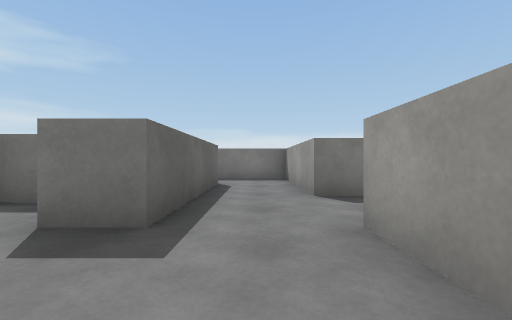
view 1 (above)

24 first-person views from a walk through a scene from a Unity 3-D project. The camera is 0.62 m above the floor, looks level and sees 90° across. The floor is counted in squares, 1 m on a side. Each view is taken from the middle of a square. On the plan, view 1 faces up. The plan holds only what a view shows up to about 9 squares ahead; the rest is blank. Surface patterns are stand-ins for the level's own textures.

view 2
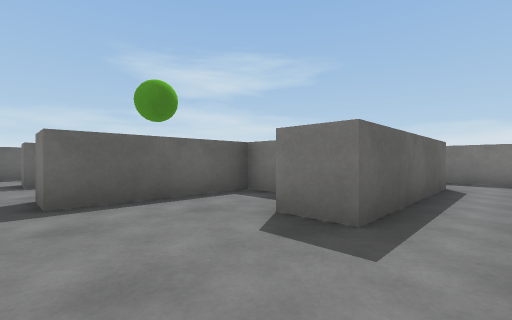

view 3
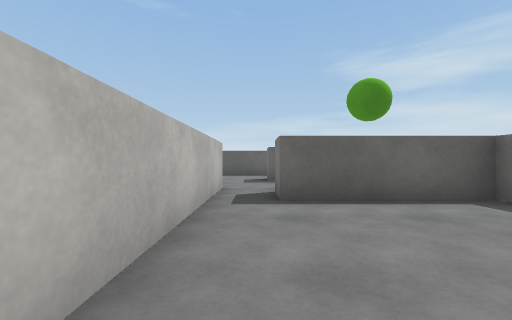

view 4
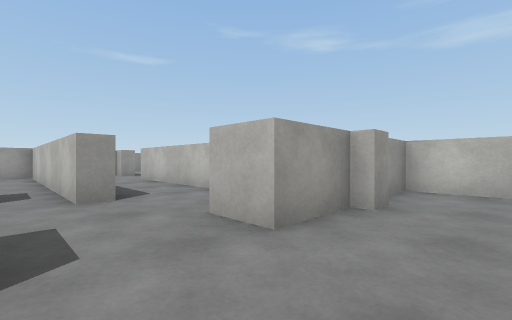

view 5
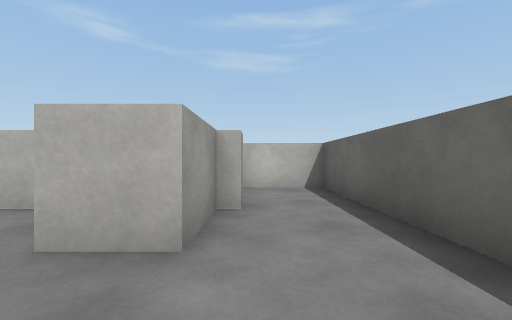

view 6
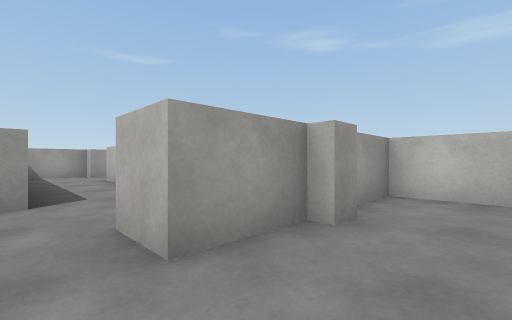

view 7
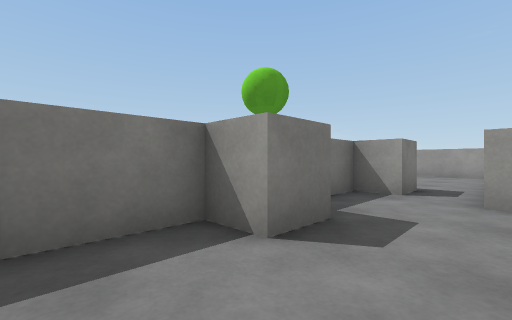

view 8
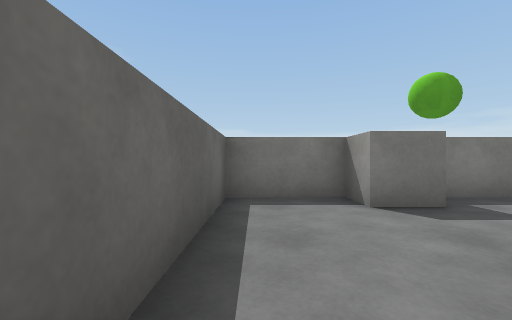

view 9
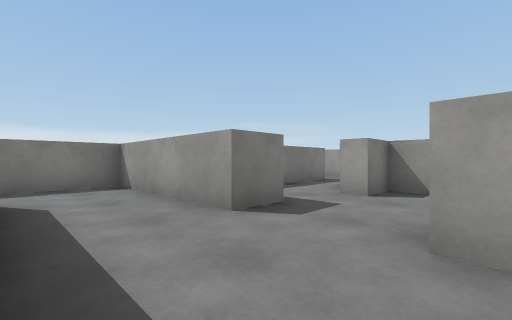

view 10
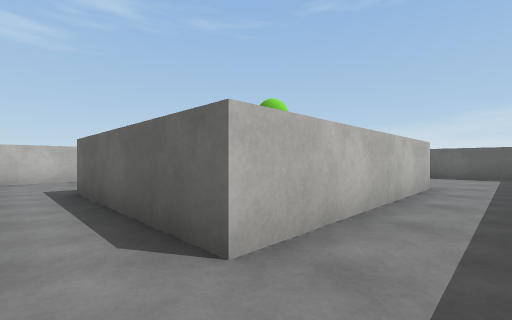

view 11
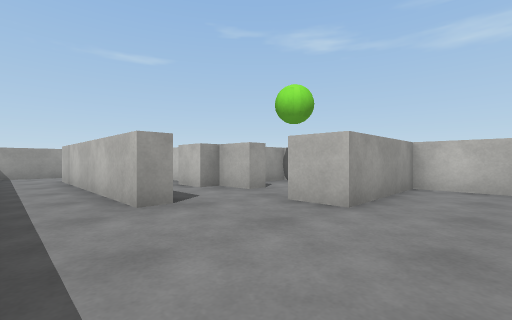

view 12
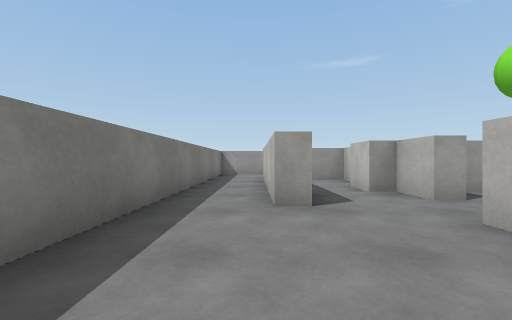

view 13
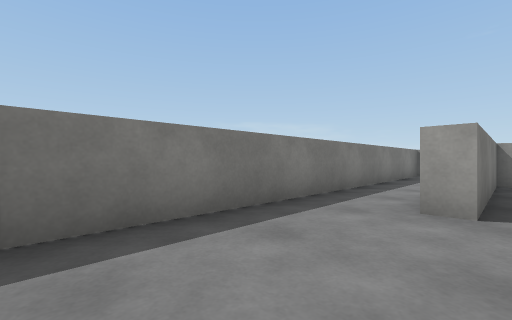

view 14
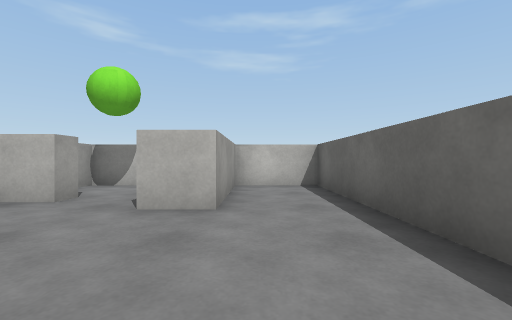

view 15
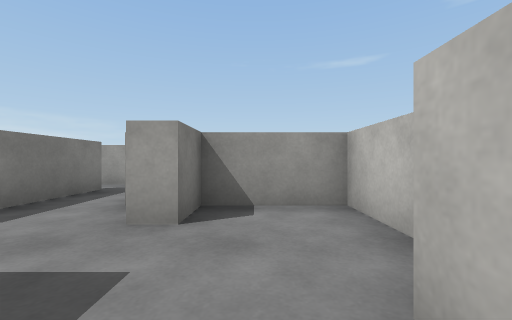

view 16
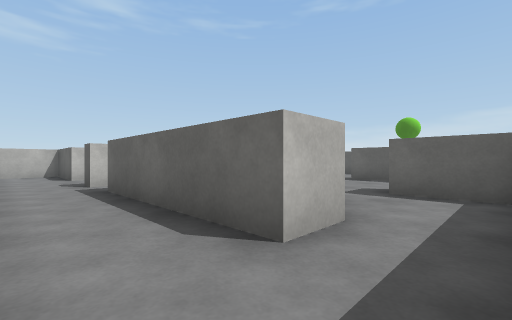

view 17
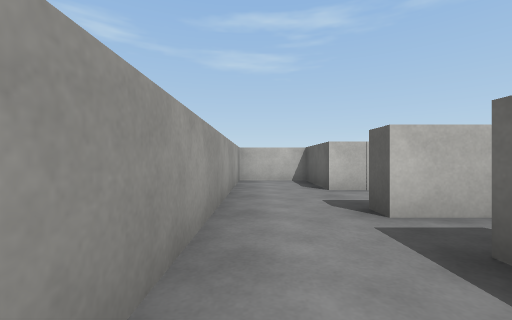

view 18
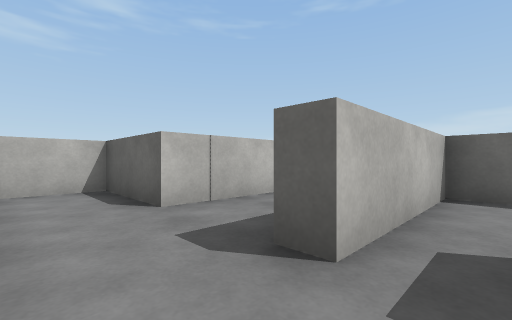

view 19
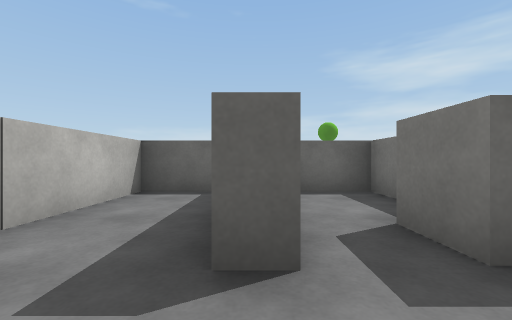

view 20
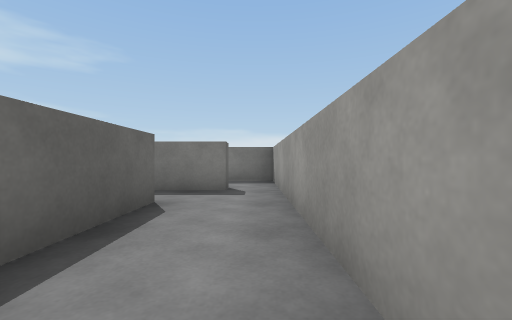

view 21
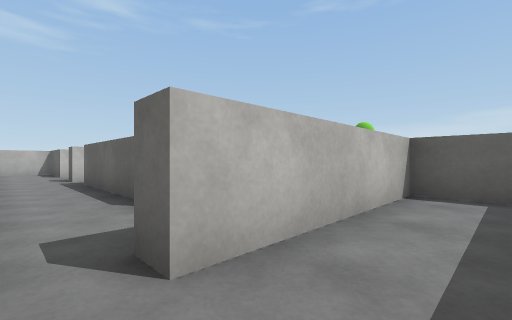

view 22
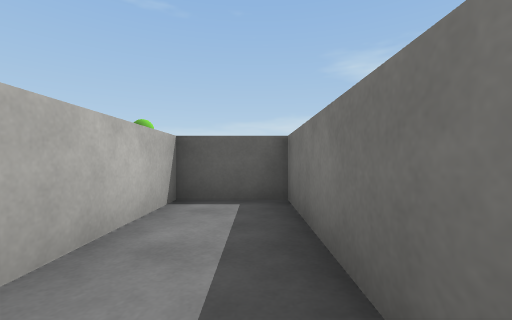

view 23
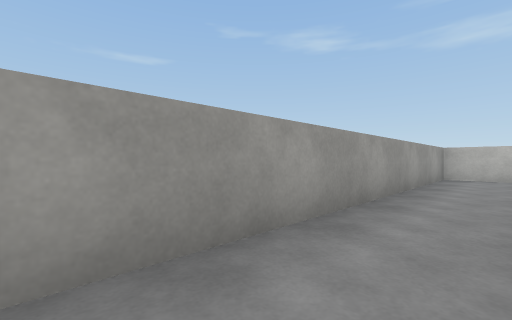

view 24
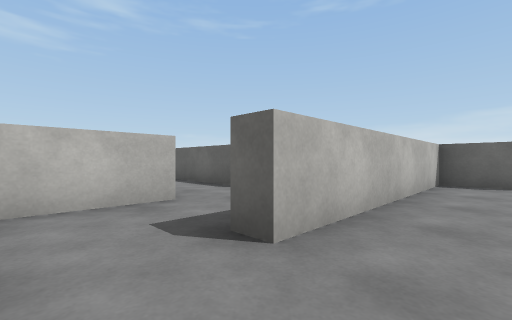

### Floor plan
Points are (right, up) in squares from view 1. A wall is a line through its corners. A room is listed if a view was taken in it or the views show most of it. See-through windows are left out.
Room 1 (views 1, 2, 3, 9)
walls: (-3.1, 3.8) (-4, 3.8); (-2.5, -0.7) (1, -0.7) (1, 2.5); (-6.1, 1.7) (-5.5, 1.7)
ways out: opening at (-5.5, 0.5) to room 2; opening at (0, 3) to room 3; opening at (-6, 3) to room 4
objects: other object (-5, 1) to (-4, 3); other object (-2, 3) to (-1, 3)
Room 2 (views 4, 5, 6, 7, 8, 24)
walls: (-7.4, -3.2) (-1.4, -3.2); (-5.8, 1.2) (-6.9, 1.2); (-8.8, 1.2) (-10.5, 1.2) (-10.5, -5.7) (-8.5, -5.7); (1, -2.8) (1, -1.6)
ways out: opening at (-5.5, 0.5) to room 1; opening at (-0.5, -3)
objects: other object (-8, -5) to (-8, -2); other object (-5, -1)
Room 3 (views 10, 15, 16, 17, 18, 20, 21, 22, 23)
walls: (2, 6.8) (6.4, 6.8) (6.4, 6.2) (4.2, 6.2); (1.5, 2.4) (2, 2.4); (2, 1.4) (2, -0.7) (5.6, -0.7); (-3, 4.2) (-2, 4.2); (-3.4, 6.2) (-6.6, 6.2); (7.5, -0.5) (7.5, 8.5) (-6.5, 8.5); (-6.1, 4.2) (-5, 4.2); (-6.6, 6.8) (-2, 6.8)
ways out: opening at (0, 3) to room 1; opening at (-6, 6.3) to room 4; opening at (6.5, -1) to room 5
objects: other object (-5, 5) to (-4, 5); other object (-2, 5) to (-1, 7); other object (1, 5) to (2, 8); other object (3, 2) to (4, 2); other object (4, 4) to (5, 4); other object (5, 1) to (5, 3); other object (5, 5)
Room 4 (views 11, 12, 13, 14)
walls: (-6.6, 6.2) (-6.6, 6.8); (-10.5, 8) (-10.5, 1.7) (-8.5, 1.7); (-6.5, 8.5) (-10, 8.5); (-6.1, 3.8) (-6.1, 4.2)
ways out: opening at (-6, 3) to room 1; opening at (-6, 6.3) to room 3
objects: other object (-8, 1) to (-8, 5)
Room 5 (view 19)
walls: (5.6, -0.7) (5.6, -1.2); (2, -1.8) (2, -3.2) (5.6, -3.2) (5.6, -5.7) (7.5, -5.7) (7.5, -0.5)
ways out: opening at (6.5, -1) to room 3

Positions as (right, up) in squares from view 1, and headings:
1: (0, 0), facing up
2: (0, 0), facing up-left
3: (0, 0), facing left
4: (-10, 0), facing down-right
5: (-9, 0), facing down
6: (-10, -1), facing down-right
7: (-10, -1), facing up-right
8: (-10, -3), facing up
9: (-1, 2), facing up-right
10: (0, 8), facing down-left
11: (-10, 8), facing down-right
12: (-10, 7), facing right
13: (-10, 6), facing up-right
14: (-9, 8), facing down
15: (1, 3), facing right
16: (7, 6), facing down-left
17: (7, 2), facing down
18: (7, 0), facing down-left
19: (7, -1), facing left
20: (7, 1), facing up
21: (7, 8), facing down-left
22: (6, 8), facing left
23: (6, 4), facing down-right
24: (0, -2), facing down-left
